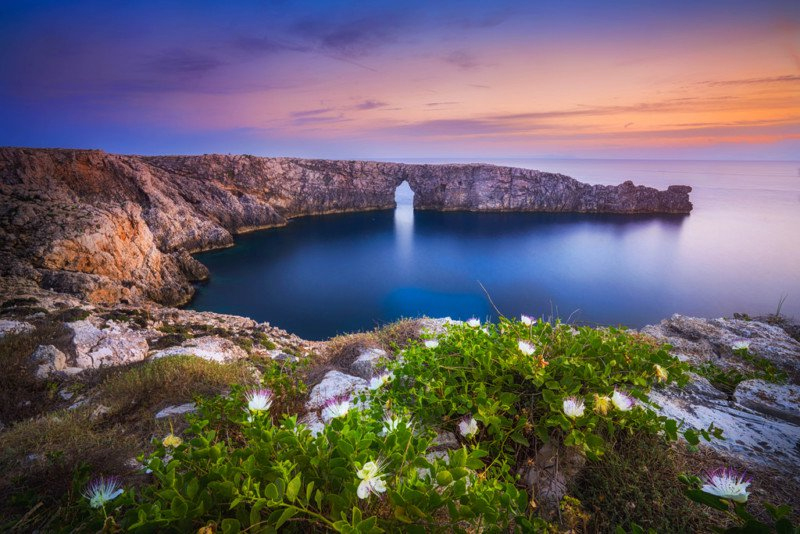
#> input picture function_test/landscape.jpg, 800 x 534 px
$ python opencv_test.py
#> lines starting #> are read from the running program, lines starting #| are printed output that depends on the picture
# OpenCV 라이브러리 임포트
import cv2

# 이미자 압력
image = cv2.imread("landscape.jpg")
#> image is the input picture: shape (534, 800, 3); mean B, G, R 104.2, 95.9, 104.4

# 원본 이미지를 회색조로 변환
gray_image = cv2.cvtColor(image, cv2.COLOR_BGR2GRAY)
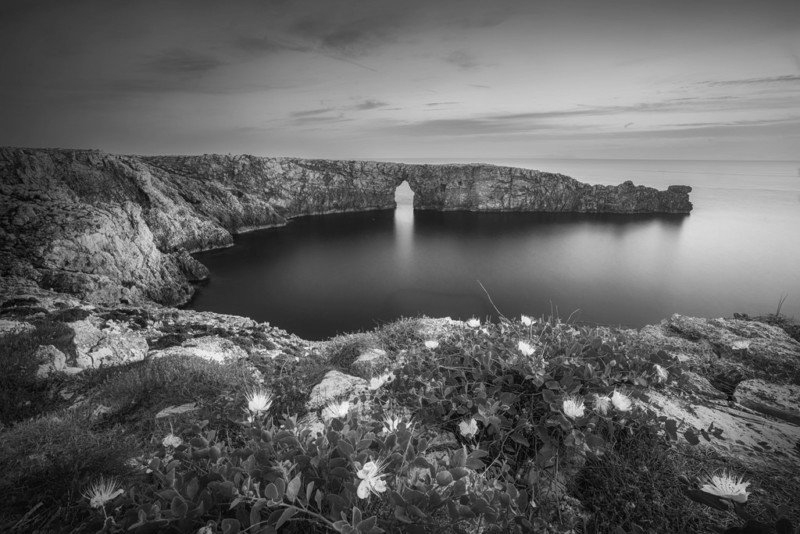
#> gray_image: shape (534, 800); min 0, max 253, mean 99.4

# 원본 이미지와 회색조 이미지를 각각 Widnows로 출력
cv2.imshow("Landscape", image)
cv2.imshow("Landscape - gray", gray_image)

# ESC 키 입력 시 Windows 닫음
cv2.waitKey(0)
cv2.destroyAllWindows()
